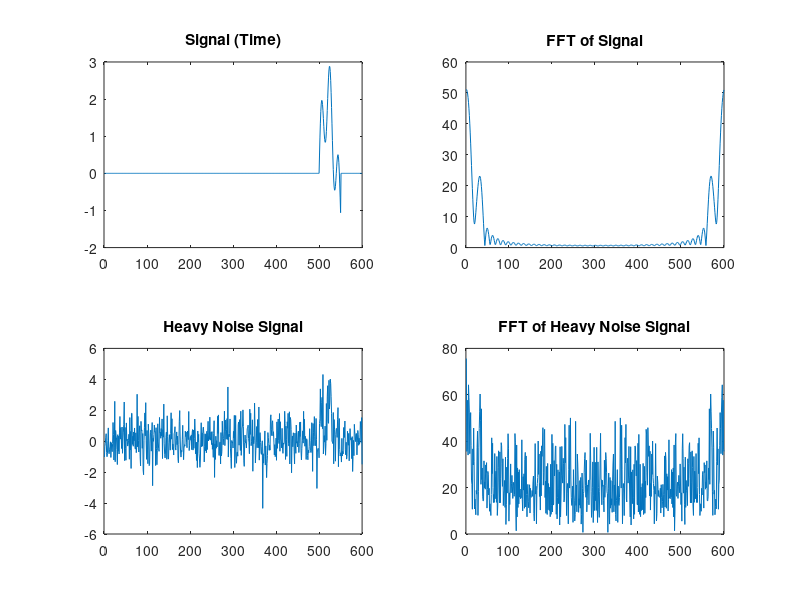

Write MATLAB code to recreate this figure.
function variable_encoder

%updated tanvir's code with user defined periods
%the first silent period is fixed to be 50 ms, but can be changed if needed
%we could also let the user define the amount of noise
%also removed harmonic noise

clear all
clc

%Asks for the sequence from the use the converts to string for use by
%forloop
prompt ='what is your sequence? ';
sequence =input(prompt,'s');
num = sequence;
LengthN = length(num); % number of digits
%user defined digit periods
DigitPeriod = zeros(1,LengthN); 
for i = 1:LengthN
    fprintf('Input period of tone %d(in ms)',i)
    DigitPeriod(i)=input('');
end

%user defined silent periods
SilentPeriod = zeros(1,LengthN);
for i = 1:(LengthN)
    fprintf('Input period of silence %d (in ms):',i)
    SilentPeriod(i)=input('');
end

%frequencies
List = [100 200 300; 100 200 400; 100 200 500; 100 150 300; 100 150 400; 
         100 150 500; 75 200 300; 75 200 400; 75 200 500; 75 150 300];
 %Initial Values
            Sampling = 10000; % sampling for sound must be atleast 8000
 %Initate variables         
            interval = 50e-3;
            N0 = floor(interval*Sampling);
            Signal = zeros(N0,1);   % Fill Array with Zeros
% generate signal for number number
     for i = 1: LengthN
          duration = DigitPeriod(i)*1e-3; % duration specified in prompt
          interval = SilentPeriod(i)*1e-3; % interval specified in prompt
          Ns = floor(duration*Sampling);  % signal
          N0 = floor(interval*Sampling);  % silence period
          %Array of Intervals:
         k = 1:Ns;
         number = str2double(num(i)); % convert string to doubles
         %Looks at the valyes in the List above to see which freqs need to
         %be added for the tone.
         Freq1 = List(number+1,1); 
         Freq2 = List(number+1,2);
         Freq3 = List(number+1,3);
         ToneSignal =(1+ rand(1))*(sin(2.*pi.*Freq1.*k./Sampling)...
             + sin(2.*pi.*Freq2.*k./Sampling)...
             + sin(2.*pi.*Freq3.*k./Sampling));  % maximal amplitude is 2
         %Creates a matrix to store all signals computed above into a
         %matrix, ":" operant makes the rows of the maxtrix columbs. and
         %then adds a zeros matrix to fill the "intervals".
         Signal = [Signal; ToneSignal(:); zeros(N0,1)];
     end
%create White Noise to Signal:
Heavy_Noise = awgn(Signal,.0005);

% Plot all signals Generated:
        figure
        
        subplot(2,2,1) % first subplot
        plot(Signal)
        title('Signal (Time)')

        subplot(2,2,2) % second subplot
        plot(abs(fft(Signal)))
        title('FFT of Signal')
 
        subplot(2,2,3) % third subplot
        plot(Heavy_Noise);
        title('Heavy Noise Signal')

        subplot(2,2,4) % fourth subplot
        plot(abs(fft(Heavy_Noise)));
        title('FFT of Heavy Noise Signal')
        
% %Generate Sound for all signals 1) Normal, 2) Noisy 3) heavily Noisy
%   prompt='press any key to hear original tone'
%         pause;
%         sound(Signal, Sampling)
%   prompt='press any key to hear noisy tone'
%         pause;
%         sound(Light_Noise, Sampling)
%   prompt='press any key to hear heavily noisy tone'
%         pause;
%         sound(Heavy_Noise, Sampling)
%   prompt='end of encoder sequence'
